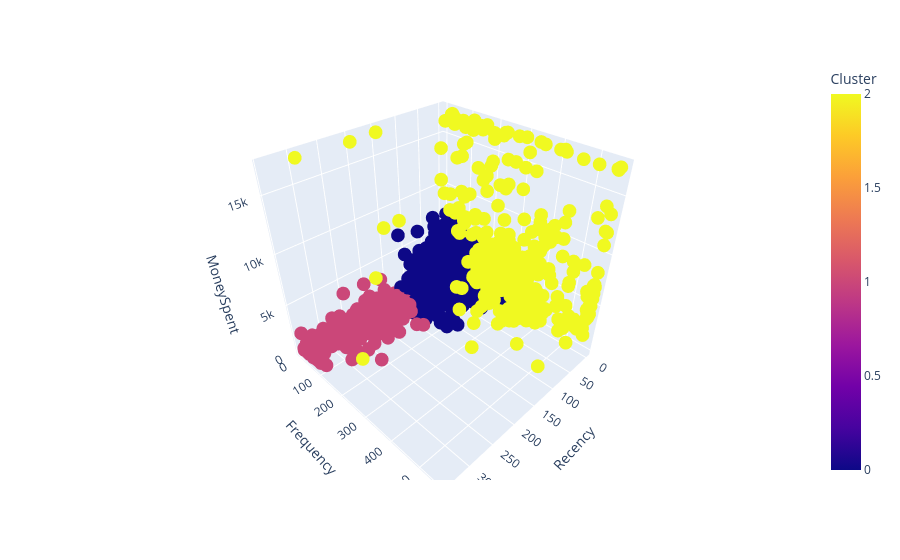

Source (notebook cell):
### Code cell
fig = px.scatter_3d(customers_u_data, 
                    x="Recency", 
                    y="Frequency", 
                    z="MoneySpent",
                    color="Cluster")
fig.show()

### Figure 1 — Plotly figure (JSON) as saved in the notebook; plotly's stock layout.template omitted (floating-point values rounded to 4 significant figures; data arrays with more than 128 entries replaced by an {"elided": "..."} marker saying what was removed)
{"data": [{"hovertemplate": "Recency=%{x}<br>Frequency=%{y}<br>MoneySpent=%{z}<br>Cluster=%{marker.color}<extra></extra>", "legendgroup": "", "marker": {"color": {"elided": "4070 int values"}, "coloraxis": "coloraxis", "symbol": "circle"}, "mode": "markers", "name": "", "scene": "scene", "showlegend": false, "type": "scatter3d", "x": {"elided": "4070 int values"}, "y": {"elided": "4070 float values"}, "z": {"elided": "4070 float values"}}], "layout": {"coloraxis": {"colorbar": {"title": {"text": "Cluster"}}, "colorscale": [[0, "#0d0887"], [0.1111, "#46039f"], [0.2222, "#7201a8"], [0.3333, "#9c179e"], [0.4444, "#bd3786"], [0.5556, "#d8576b"], [0.6667, "#ed7953"], [0.7778, "#fb9f3a"], [0.8889, "#fdca26"], [1, "#f0f921"]]}, "legend": {"tracegroupgap": 0}, "margin": {"t": 60}, "scene": {"domain": {"x": [0, 1], "y": [0, 1]}, "xaxis": {"title": {"text": "Recency"}}, "yaxis": {"title": {"text": "Frequency"}}, "zaxis": {"title": {"text": "MoneySpent"}}}}}
